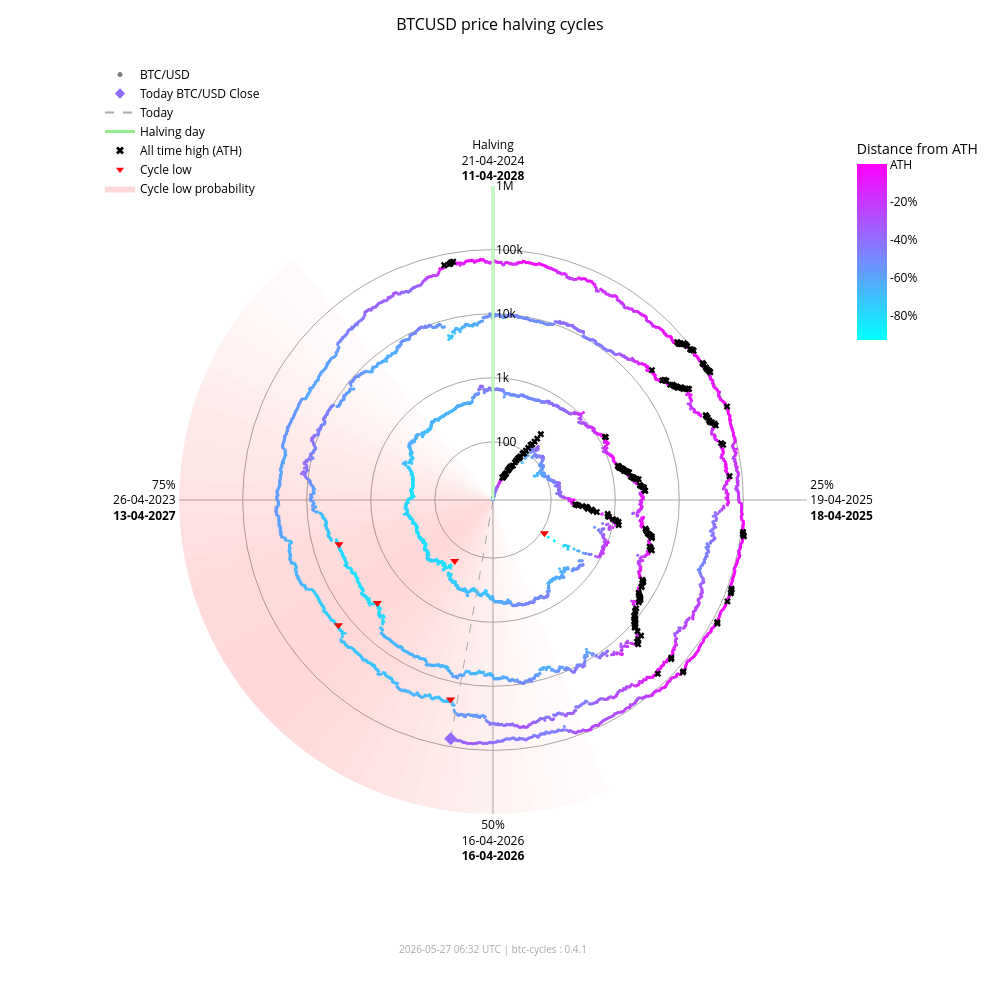

Here is the notebook cell this chart was saved with:
### Markdown cell above
### Interactive chart (plotly)

### Code cell
fig_interactive = btc.plot(
    kind="interactive",
    from_date="2012-11-28",
)
# plotly config for interactivity
config = {"scrollZoom": True, "displayModeBar": True}
# display in notebook
fig_interactive.show(config=config)

### Figure 1 — Plotly figure (JSON) as saved in the notebook; plotly's stock layout.template omitted (floating-point values rounded to 4 significant figures; data arrays with more than 128 entries replaced by an {"elided": "..."} marker saying what was removed)
{"data": [{"fill": "toself", "fillcolor": "rgba(255,0,0,0.017168280509461755)", "hoverinfo": "skip", "line": {"width": 0}, "mode": "lines", "r": [12.35, 1000000, 1000000, 12.35, 12.35], "showlegend": false, "theta": [158.4, 158.4, 162.0, 162.0, 158.4], "type": "scatterpolar"}, {"fill": "toself", "fillcolor": "rgba(255,0,0,0.022114794501891175)", "hoverinfo": "skip", "line": {"width": 0}, "mode": "lines", "r": [12.35, 1000000, 1000000, 12.35, 12.35], "showlegend": false, "theta": [162.0, 162.0, 165.6, 165.6, 162.0], "type": "scatterpolar"}, {"fill": "toself", "fillcolor": "rgba(255,0,0,0.02790404259511669)", "hoverinfo": "skip", "line": {"width": 0}, "mode": "lines", "r": [12.35, 1000000, 1000000, 12.35, 12.35], "showlegend": false, "theta": [165.6, 165.6, 169.2, 169.2, 165.6], "type": "scatterpolar"}, {"fill": "toself", "fillcolor": "rgba(255,0,0,0.034518294852420334)", "hoverinfo": "skip", "line": {"width": 0}, "mode": "lines", "r": [12.35, 1000000, 1000000, 12.35, 12.35], "showlegend": false, "theta": [169.2, 169.2, 172.8, 172.8, 169.2], "type": "scatterpolar"}, {"fill": "toself", "fillcolor": "rgba(255,0,0,0.041901979682821514)", "hoverinfo": "skip", "line": {"width": 0}, "mode": "lines", "r": [12.35, 1000000, 1000000, 12.35, 12.35], "showlegend": false, "theta": [172.8, 172.8, 176.4, 176.4, 172.8], "type": "scatterpolar"}, {"fill": "toself", "fillcolor": "rgba(255,0,0,0.04996405861294358)", "hoverinfo": "skip", "line": {"width": 0}, "mode": "lines", "r": [12.35, 1000000, 1000000, 12.35, 12.35], "showlegend": false, "theta": [176.4, 176.4, 180.0, 180.0, 176.4], "type": "scatterpolar"}, {"fill": "toself", "fillcolor": "rgba(255,0,0,0.05858349692240514)", "hoverinfo": "skip", "line": {"width": 0}, "mode": "lines", "r": [12.35, 1000000, 1000000, 12.35, 12.35], "showlegend": false, "theta": [180.0, 180.0, 183.6, 183.6, 180.0], "type": "scatterpolar"}, {"fill": "toself", "fillcolor": "rgba(255,0,0,0.06761662035375064)", "hoverinfo": "skip", "line": {"width": 0}, "mode": "lines", "r": [12.35, 1000000, 1000000, 12.35, 12.35], "showlegend": false, "theta": [183.6, 183.6, 187.2, 187.2, 183.6], "type": "scatterpolar"}, {"fill": "toself", "fillcolor": "rgba(255,0,0,0.07690481219944661)", "hoverinfo": "skip", "line": {"width": 0}, "mode": "lines", "r": [12.35, 1000000, 1000000, 12.35, 12.35], "showlegend": false, "theta": [187.2, 187.2, 190.8, 190.8, 187.2], "type": "scatterpolar"}, {"fill": "toself", "fillcolor": "rgba(255,0,0,0.08628112000611096)", "hoverinfo": "skip", "line": {"width": 0}, "mode": "lines", "r": [12.35, 1000000, 1000000, 12.35, 12.35], "showlegend": false, "theta": [190.8, 190.8, 194.4, 194.4, 190.8], "type": "scatterpolar"}, {"fill": "toself", "fillcolor": "rgba(255,0,0,0.09557490841018089)", "hoverinfo": "skip", "line": {"width": 0}, "mode": "lines", "r": [12.35, 1000000, 1000000, 12.35, 12.35], "showlegend": false, "theta": [194.4, 194.4, 198.0, 198.0, 194.4], "type": "scatterpolar"}, {"fill": "toself", "fillcolor": "rgba(255,0,0,0.10461455782963762)", "hoverinfo": "skip", "line": {"width": 0}, "mode": "lines", "r": [12.35, 1000000, 1000000, 12.35, 12.35], "showlegend": false, "theta": [198.0, 198.0, 201.6, 201.6, 198.0], "type": "scatterpolar"}, {"fill": "toself", "fillcolor": "rgba(255,0,0,0.11322908719652829)", "hoverinfo": "skip", "line": {"width": 0}, "mode": "lines", "r": [12.35, 1000000, 1000000, 12.35, 12.35], "showlegend": false, "theta": [201.6, 201.6, 205.2, 205.2, 201.6], "type": "scatterpolar"}, {"fill": "toself", "fillcolor": "rgba(255,0,0,0.12125015337052986)", "hoverinfo": "skip", "line": {"width": 0}, "mode": "lines", "r": [12.35, 1000000, 1000000, 12.35, 12.35], "showlegend": false, "theta": [205.2, 205.2, 208.8, 208.8, 205.2], "type": "scatterpolar"}, {"fill": "toself", "fillcolor": "rgba(255,0,0,0.12851590515331976)", "hoverinfo": "skip", "line": {"width": 0}, "mode": "lines", "r": [12.35, 1000000, 1000000, 12.35, 12.35], "showlegend": false, "theta": [208.8, 208.8, 212.4, 212.4, 208.8], "type": "scatterpolar"}, {"fill": "toself", "fillcolor": "rgba(255,0,0,0.13487757461161184)", "hoverinfo": "skip", "line": {"width": 0}, "mode": "lines", "r": [12.35, 1000000, 1000000, 12.35, 12.35], "showlegend": false, "theta": [212.4, 212.4, 216.0, 216.0, 212.4], "type": "scatterpolar"}, {"fill": "toself", "fillcolor": "rgba(255,0,0,0.14020862181849592)", "hoverinfo": "skip", "line": {"width": 0}, "mode": "lines", "r": [12.35, 1000000, 1000000, 12.35, 12.35], "showlegend": false, "theta": [216.0, 216.0, 219.6, 219.6, 216.0], "type": "scatterpolar"}, {"fill": "toself", "fillcolor": "rgba(255,0,0,0.14441504950654527)", "hoverinfo": "skip", "line": {"width": 0}, "mode": "lines", "r": [12.35, 1000000, 1000000, 12.35, 12.35], "showlegend": false, "theta": [219.6, 219.6, 223.2, 223.2, 219.6], "type": "scatterpolar"}, {"fill": "toself", "fillcolor": "rgba(255,0,0,0.14744459351271713)", "hoverinfo": "skip", "line": {"width": 0}, "mode": "lines", "r": [12.35, 1000000, 1000000, 12.35, 12.35], "showlegend": false, "theta": [223.2, 223.2, 226.8, 226.8, 223.2], "type": "scatterpolar"}, {"fill": "toself", "fillcolor": "rgba(255,0,0,0.14929223192296423)", "hoverinfo": "skip", "line": {"width": 0}, "mode": "lines", "r": [12.35, 1000000, 1000000, 12.35, 12.35], "showlegend": false, "theta": [226.8, 226.8, 230.4, 230.4, 226.8], "type": "scatterpolar"}, {"fill": "toself", "fillcolor": "rgba(255,0,0,0.15)", "hoverinfo": "skip", "line": {"width": 0}, "mode": "lines", "r": [12.35, 1000000, 1000000, 12.35, 12.35], "showlegend": false, "theta": [230.4, 230.4, 234.0, 234.0, 230.4], "type": "scatterpolar"}, {"fill": "toself", "fillcolor": "rgba(255,0,0,0.14965033825231114)", "hoverinfo": "skip", "line": {"width": 0}, "mode": "lines", "r": [12.35, 1000000, 1000000, 12.35, 12.35], "showlegend": false, "theta": [234.0, 234.0, 237.6, 237.6, 234.0], "type": "scatterpolar"}, {"fill": "toself", "fillcolor": "rgba(255,0,0,0.14835378057909807)", "hoverinfo": "skip", "line": {"width": 0}, "mode": "lines", "r": [12.35, 1000000, 1000000, 12.35, 12.35], "showlegend": false, "theta": [237.6, 237.6, 241.2, 241.2, 237.6], "type": "scatterpolar"}, {"fill": "toself", "fillcolor": "rgba(255,0,0,0.14623322283554635)", "hoverinfo": "skip", "line": {"width": 0}, "mode": "lines", "r": [12.35, 1000000, 1000000, 12.35, 12.35], "showlegend": false, "theta": [241.2, 241.2, 244.8, 244.8, 241.2], "type": "scatterpolar"}, {"fill": "toself", "fillcolor": "rgba(255,0,0,0.1434078538226231)", "hoverinfo": "skip", "line": {"width": 0}, "mode": "lines", "r": [12.35, 1000000, 1000000, 12.35, 12.35], "showlegend": false, "theta": [244.8, 244.8, 248.4, 248.4, 244.8], "type": "scatterpolar"}, {"fill": "toself", "fillcolor": "rgba(255,0,0,0.13997983179373427)", "hoverinfo": "skip", "line": {"width": 0}, "mode": "lines", "r": [12.35, 1000000, 1000000, 12.35, 12.35], "showlegend": false, "theta": [248.4, 248.4, 252.0, 252.0, 248.4], "type": "scatterpolar"}, {"fill": "toself", "fillcolor": "rgba(255,0,0,0.13602598258454268)", "hoverinfo": "skip", "line": {"width": 0}, "mode": "lines", "r": [12.35, 1000000, 1000000, 12.35, 12.35], "showlegend": false, "theta": [252.0, 252.0, 255.6, 255.6, 252.0], "type": "scatterpolar"}, {"fill": "toself", "fillcolor": "rgba(255,0,0,0.13159547355344953)", "hoverinfo": "skip", "line": {"width": 0}, "mode": "lines", "r": [12.35, 1000000, 1000000, 12.35, 12.35], "showlegend": false, "theta": [255.6, 255.6, 259.2, 259.2, 255.6], "type": "scatterpolar"}, {"fill": "toself", "fillcolor": "rgba(255,0,0,0.12671301775492697)", "hoverinfo": "skip", "line": {"width": 0}, "mode": "lines", "r": [12.35, 1000000, 1000000, 12.35, 12.35], "showlegend": false, "theta": [259.2, 259.2, 262.8, 262.8, 259.2], "type": "scatterpolar"}, {"fill": "toself", "fillcolor": "rgba(255,0,0,0.12138610149219965)", "hoverinfo": "skip", "line": {"width": 0}, "mode": "lines", "r": [12.35, 1000000, 1000000, 12.35, 12.35], "showlegend": false, "theta": [262.8, 262.8, 266.4, 266.4, 262.8], "type": "scatterpolar"}, {"fill": "toself", "fillcolor": "rgba(255,0,0,0.1156142551644921)", "hoverinfo": "skip", "line": {"width": 0}, "mode": "lines", "r": [12.35, 1000000, 1000000, 12.35, 12.35], "showlegend": false, "theta": [266.4, 266.4, 270.0, 270.0, 266.4], "type": "scatterpolar"}, {"fill": "toself", "fillcolor": "rgba(255,0,0,0.10939851441251548)", "hoverinfo": "skip", "line": {"width": 0}, "mode": "lines", "r": [12.35, 1000000, 1000000, 12.35, 12.35], "showlegend": false, "theta": [270.0, 270.0, 273.6, 273.6, 270.0], "type": "scatterpolar"}, {"fill": "toself", "fillcolor": "rgba(255,0,0,0.10274974912946185)", "hoverinfo": "skip", "line": {"width": 0}, "mode": "lines", "r": [12.35, 1000000, 1000000, 12.35, 12.35], "showlegend": false, "theta": [273.6, 273.6, 277.2, 277.2, 273.6], "type": "scatterpolar"}, {"fill": "toself", "fillcolor": "rgba(255,0,0,0.09569517349791425)", "hoverinfo": "skip", "line": {"width": 0}, "mode": "lines", "r": [12.35, 1000000, 1000000, 12.35, 12.35], "showlegend": false, "theta": [277.2, 277.2, 280.8, 280.8, 277.2], "type": "scatterpolar"}, {"fill": "toself", "fillcolor": "rgba(255,0,0,0.08828282625646727)", "hoverinfo": "skip", "line": {"width": 0}, "mode": "lines", "r": [12.35, 1000000, 1000000, 12.35, 12.35], "showlegend": false, "theta": [280.8, 280.8, 284.4, 284.4, 280.8], "type": "scatterpolar"}, {"fill": "toself", "fillcolor": "rgba(255,0,0,0.08058400018765345)", "hoverinfo": "skip", "line": {"width": 0}, "mode": "lines", "r": [12.35, 1000000, 1000000, 12.35, 12.35], "showlegend": false, "theta": [284.4, 284.4, 288.0, 288.0, 284.4], "type": "scatterpolar"}, {"fill": "toself", "fillcolor": "rgba(255,0,0,0.07269354608292704)", "hoverinfo": "skip", "line": {"width": 0}, "mode": "lines", "r": [12.35, 1000000, 1000000, 12.35, 12.35], "showlegend": false, "theta": [288.0, 288.0, 291.6, 291.6, 288.0], "type": "scatterpolar"}, {"fill": "toself", "fillcolor": "rgba(255,0,0,0.06472784449068783)", "hoverinfo": "skip", "line": {"width": 0}, "mode": "lines", "r": [12.35, 1000000, 1000000, 12.35, 12.35], "showlegend": false, "theta": [291.6, 291.6, 295.2, 295.2, 291.6], "type": "scatterpolar"}, {"fill": "toself", "fillcolor": "rgba(255,0,0,0.05682021976743955)", "hoverinfo": "skip", "line": {"width": 0}, "mode": "lines", "r": [12.35, 1000000, 1000000, 12.35, 12.35], "showlegend": false, "theta": [295.2, 295.2, 298.8, 298.8, 295.2], "type": "scatterpolar"}, {"fill": "toself", "fillcolor": "rgba(255,0,0,0.04911378436707333)", "hoverinfo": "skip", "line": {"width": 0}, "mode": "lines", "r": [12.35, 1000000, 1000000, 12.35, 12.35], "showlegend": false, "theta": [298.8, 298.8, 302.4, 302.4, 298.8], "type": "scatterpolar"}, {"fill": "toself", "fillcolor": "rgba(255,0,0,0.04175213714896469)", "hoverinfo": "skip", "line": {"width": 0}, "mode": "lines", "r": [12.35, 1000000, 1000000, 12.35, 12.35], "showlegend": false, "theta": [302.4, 302.4, 306.0, 306.0, 302.4], "type": "scatterpolar"}, {"fill": "toself", "fillcolor": "rgba(255,0,0,0.034868865657538876)", "hoverinfo": "skip", "line": {"width": 0}, "mode": "lines", "r": [12.35, 1000000, 1000000, 12.35, 12.35], "showlegend": false, "theta": [306.0, 306.0, 309.6, 309.6, 306.0], "type": "scatterpolar"}, {"fill": "toself", "fillcolor": "rgba(255,0,0,0.02857722515334582)", "hoverinfo": "skip", "line": {"width": 0}, "mode": "lines", "r": [12.35, 1000000, 1000000, 12.35, 12.35], "showlegend": false, "theta": [309.6, 309.6, 313.2, 313.2, 309.6], "type": "scatterpolar"}, {"fill": "toself", "fillcolor": "rgba(255,0,0,0.022961515313555197)", "hoverinfo": "skip", "line": {"width": 0}, "mode": "lines", "r": [12.35, 1000000, 1000000, 12.35, 12.35], "showlegend": false, "theta": [313.2, 313.2, 316.8, 316.8, 313.2], "type": "scatterpolar"}, {"fill": "toself", "fillcolor": "rgba(255,0,0,0.01807146942917362)", "hoverinfo": "skip", "line": {"width": 0}, "mode": "lines", "r": [12.35, 1000000, 1000000, 12.35, 12.35], "showlegend": false, "theta": [316.8, 316.8, 320.4, 320.4, 316.8], "type": "scatterpolar"}, {"hoverinfo": "text", "marker": {"color": {"elided": "4929 str values"}, "size": 3}, "mode": "markers", "r": {"elided": "4929 float values"}, "showlegend": false, "text": {"elided": "4929 str values"}, "theta": {"elided": "4929 float values"}, "type": "scatterpolar"}, {"hoverinfo": "skip", "line": {"color": "lightgreen", "width": 3}, "mode": "lines", "r": [12.35, 1000000], "showlegend": false, "theta": [0, 0], "type": "scatterpolar"}, {"hoverinfo": "skip", "line": {"color": "darkgrey", "dash": "dash", "width": 1}, "mode": "lines", "r": [12.35, 75650.0], "showlegend": false, "theta": [190.0, 190.0], "type": "scatterpolar"}, {"hoverinfo": "text", "marker": {"color": "#936cff", "size": 10, "symbol": "diamond"}, "mode": "markers", "r": [75650.0], "showlegend": false, "text": ["Today<br>Date: 2026-05-27<br>Price: $75,647.26"], "theta": [190.0], "type": "scatterpolar"}, {"hoverinfo": "text", "marker": {"color": "black", "size": 6, "symbol": "x"}, "mode": "markers", "r": {"elided": "195 float values"}, "showlegend": false, "text": {"elided": "195 str values"}, "theta": {"elided": "195 float values"}, "type": "scatterpolar"}, {"hoverinfo": "text", "marker": {"color": "red", "size": 8, "symbol": "triangle-down"}, "mode": "markers", "r": [111.6, 164.9, 3233.0, 3925.0, 18950.0, 15760.0], "showlegend": false, "text": ["Cycle Low<br>Date: 2014-02-21<br>Price: $111.56<br>ATH distance: -91.0%", "Cycle Low<br>Date: 2015-01-14<br>Price: $164.92<br>ATH distance: -86.7%", "Cycle Low<br>Date: 2018-12-15<br>Price: $3,232.51<br>ATH distance: -83.3%", "Cycle Low<br>Date: 2019-03-25<br>Price: $3,924.55<br>ATH distance: -79.7%", "Cycle Low<br>Date: 2022-06-18<br>Price: $18,954.25<br>ATH distance: -71.9%", "Cycle Low<br>Date: 2022-11-21<br>Price: $15,760.19<br>ATH distance: -76.7%"], "theta": [122.8, 212.1, 228.3, 254.0, 192.0, 231.0], "type": "scatterpolar"}, {"marker": {"color": "grey", "size": 5}, "mode": "markers", "name": "BTC/USD", "r": [null], "theta": [null], "type": "scatterpolar"}, {"marker": {"color": "#936cff", "size": 8, "symbol": "diamond"}, "mode": "markers", "name": "Today BTC/USD Close", "r": [null], "theta": [null], "type": "scatterpolar"}, {"line": {"color": "darkgrey", "dash": "dash"}, "mode": "lines", "name": "Today", "r": [null], "theta": [null], "type": "scatterpolar"}, {"line": {"color": "lightgreen", "width": 3}, "mode": "lines", "name": "Halving day", "r": [null], "theta": [null], "type": "scatterpolar"}, {"marker": {"color": "black", "size": 7, "symbol": "x"}, "mode": "markers", "name": "All time high (ATH)", "r": [null], "theta": [null], "type": "scatterpolar"}, {"marker": {"color": "red", "size": 7, "symbol": "triangle-down"}, "mode": "markers", "name": "Cycle low", "r": [null], "theta": [null], "type": "scatterpolar"}, {"fill": "toself", "fillcolor": "rgba(255,0,0,0.15)", "line": {"width": 0}, "mode": "lines", "name": "Cycle low probability", "r": [null], "theta": [null], "type": "scatterpolar"}, {"hoverinfo": "skip", "marker": {"cmax": 0, "cmin": -0.9307, "color": [0], "colorbar": {"len": 0.25, "ticktext": ["ATH", "-20%", "-40%", "-60%", "-80%", "-100%"], "tickvals": [0, -0.2, -0.4, -0.6, -0.8, -1.0], "title": {"text": "Distance from ATH"}, "x": 0.95, "y": 0.92, "yanchor": "top"}, "colorscale": {"elided": "256x2 mixed values"}, "showscale": true, "size": 0}, "mode": "markers", "r": [null], "showlegend": false, "theta": [null], "type": "scatterpolar"}], "layout": {"annotations": [{"font": {"color": "darkgrey", "size": 10}, "showarrow": false, "text": "2026-05-27 06:32 UTC | btc-cycles : 0.4.1", "x": 0.5, "xref": "paper", "y": -0.02, "yref": "paper"}], "font": {"color": "black"}, "height": 1000, "legend": {"bgcolor": "rgba(0,0,0,0)", "font": {"color": "black"}, "x": 0.0, "y": 1.0}, "margin": {"b": 60, "l": 100, "r": 80, "t": 60}, "paper_bgcolor": "white", "plot_bgcolor": "white", "polar": {"angularaxis": {"color": "black", "direction": "clockwise", "gridcolor": "darkgrey", "rotation": 90, "ticktext": ["Halving<br>21-04-2024<br><b>11-04-2028</b>", "25%<br>19-04-2025<br><b>18-04-2025</b>", "50%<br>16-04-2026<br><b>16-04-2026</b>", "75%<br>26-04-2023<br><b>13-04-2027</b>"], "tickvals": [0, 90, 180, 270]}, "bgcolor": "white", "domain": {"x": [0.1, 0.9], "y": [0.05, 0.95]}, "radialaxis": {"angle": 90, "color": "black", "gridcolor": "darkgrey", "range": [1.092, 6.0], "tickangle": 90, "ticktext": ["100", "1k", "10k", "100k", "1M"], "tickvals": [100, 1000, 10000, 100000, 1000000], "type": "log"}}, "title": {"font": {"color": "black", "size": 16}, "text": "BTCUSD price halving cycles", "x": 0.5}, "width": 1000}}
